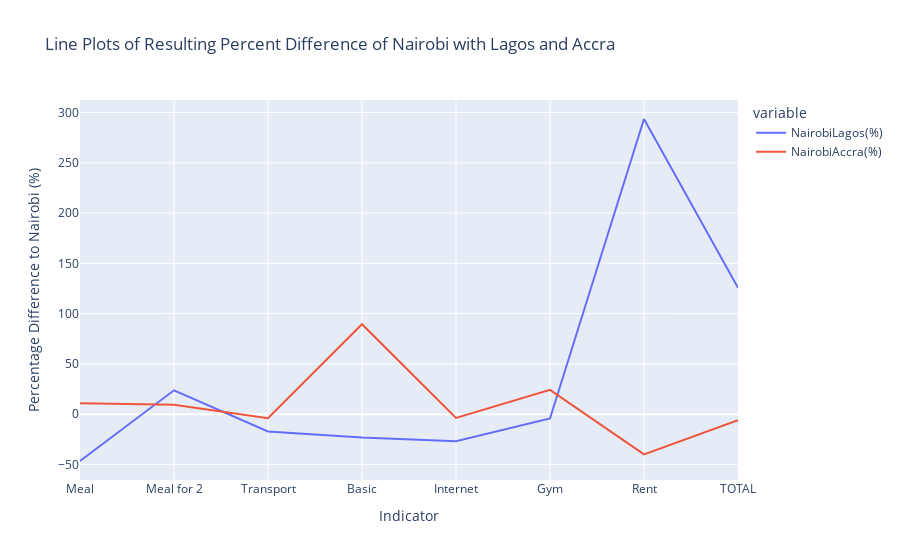

Notebook cell for this chart:
### Markdown cell above
From this it can be seen that the rent in Lagos largely contributes to the high cost of living. The next plot showin the indicator percent difference further highlights this.

### Code cell
indFig= px.line(livingCost, x='Indicator', y=['NairobiLagos(%)', 'NairobiAccra(%)'], title='Line Plots of Resulting Percent Difference of Nairobi with Lagos and Accra')
indFig.update_layout(xaxis_title='Indicator', yaxis_title='Percentage Difference to Nairobi (%)')
indFig.show()

### Figure 1 — Plotly figure (JSON) as saved in the notebook; plotly's stock layout.template omitted (floating-point values rounded to 4 significant figures)
{"data": [{"hovertemplate": "variable=NairobiLagos(%)<br>Indicator=%{x}<br>value=%{y}<extra></extra>", "legendgroup": "NairobiLagos(%)", "line": {"color": "#636efa", "dash": "solid"}, "mode": "lines", "name": "NairobiLagos(%)", "orientation": "v", "showlegend": true, "type": "scatter", "x": ["Meal", "Meal for 2", "Transport", "Basic", "Internet", "Gym", "Rent", "TOTAL"], "xaxis": "x", "y": [-46.59, 23.73, -17.26, -23.28, -26.99, -4.32, 293.6, 125.7], "yaxis": "y"}, {"hovertemplate": "variable=NairobiAccra(%)<br>Indicator=%{x}<br>value=%{y}<extra></extra>", "legendgroup": "NairobiAccra(%)", "line": {"color": "#EF553B", "dash": "solid"}, "mode": "lines", "name": "NairobiAccra(%)", "orientation": "v", "showlegend": true, "type": "scatter", "x": ["Meal", "Meal for 2", "Transport", "Basic", "Internet", "Gym", "Rent", "TOTAL"], "xaxis": "x", "y": [10.9, 9.26, -4.1, 89.42, -3.79, 24.22, -40.05, -5.968], "yaxis": "y"}], "layout": {"autosize": true, "legend": {"title": {"text": "variable"}, "tracegroupgap": 0}, "title": {"text": "Line Plots of Resulting Percent Difference of Nairobi with Lagos and Accra"}, "xaxis": {"anchor": "y", "autorange": true, "domain": [0, 1], "range": [0, 7], "title": {"text": "Indicator"}, "type": "category"}, "yaxis": {"anchor": "x", "autorange": true, "domain": [0, 1], "range": [-65.49, 312.5], "title": {"text": "Percentage Difference to Nairobi (%)"}, "type": "linear"}}}
